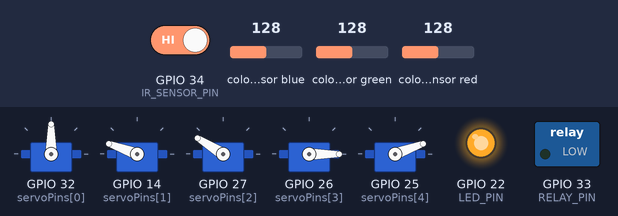
Recording of a sketch running on a simulated ESP32. On the bench: 5 × servo, switched loads named in the sketch (green lamp = pin HIGH), output pins drawn as LEDs (lit = HIGH). Wiring (inferred from the names in the program): TCS3200 colour sensor: output GPIO 15; S2 GPIO 2; S3 GPIO 4; S0 GPIO 19; S1 GPIO 18. The test bench sets the inputs (shaded band); at power-on: GPIO 34 (IR_SENSOR_PIN) HIGH, colour sensor blue 128, colour sensor green 128, colour sensor red 128. Pins used as bus, display or sensor lines are not drawn.

Above: at 3.4 s.
3.5 s: GPIO 34 (IR_SENSOR_PIN) driven LOW
At 4.3 s:
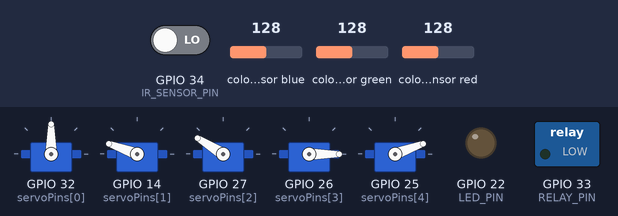
5.0 s: GPIO 34 (IR_SENSOR_PIN) driven HIGH
At 5.4 s:
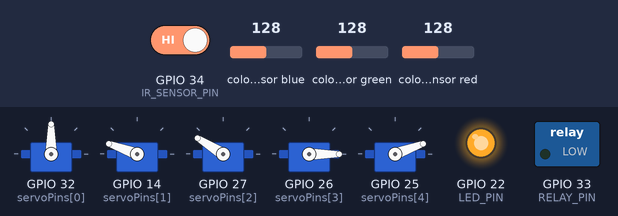
Timing chart, 0 to 8.0 s (numbered marks = the images above; inputs shaded):
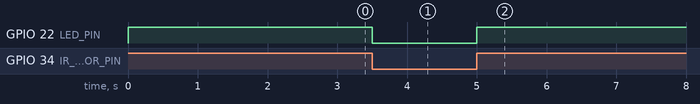

Measured:
- after the input at 3.5 s, GPIO 22 (LED_PIN): HIGH → LOW at once
- after the input at 5.0 s, GPIO 22 (LED_PIN): LOW → HIGH at once

The sketch:

ARM_v0_06.ino
```cpp
        #include <ESP32Servo.h>
        #define S0 19
        #define S1 18
        #define S2 2
        #define S3 4
        #define sensorOut 15
        #define IR_SENSOR_PIN 34  // IR sensor output pin
        #define LED_PIN 22         // LED pin
        #define RELAY_PIN 33        // Relay pin for electromagnet

        #define TXD2 17
        #define RXD2 16

        unsigned long redFrequency, greenFrequency, blueFrequency;

        Servo servos[5];  // Updated to 5 servos (removed hand servo)
        int servoPins[5] = {32, 14, 27, 26, 25};  // Pins for 5 servos
        int currentAngles[5] = {90, 160, 148, 0, 20};  // Track current angles

        String lastDetectedColor = "Unknown";

        // Sequences for different colors (last column removed for electromagnet handling)
        int redSequence[][5] = {
            {90, 168, 148, 0, 20},
            {4, 168, 148, 0, 20},
            {4, 168, 148, 0, 111},
            {4, 120, 148, 0, 111},
            {4, 120, 110, 0, 111},
            {4, 65, 110, 0, 111},
            {0, 65, 119, 0, 125},  // Pick
            {0, 65, 119, 0, 125},  // Pick (Activate magnet)
            {4, 120, 110, 0, 80},
            {93, 120, 110, 0, 123},
            {93, 120, 153, 0, 155},
            {93, 73, 153, 0, 155},  // Place
            {93, 73, 153, 0, 155},  // Place (Deactivate magnet)
            {90, 168, 148, 0, 20}
        };
        int blueSequence[][5] = {
        {90, 168, 148, 0, 20},
            {4, 168, 148, 0, 20},
            {4, 168, 148, 0, 111},
            {4, 120, 148, 0, 111},
            {4, 120, 110, 0, 111},
            {4, 65, 110, 0, 111},
            {0, 65, 119, 0, 125},  // Pick
            {0, 65, 119, 0, 125},  // Pick (Activate magnet)
            {4, 120, 110, 0, 80},
            {93, 120, 110, 0, 123},
            {98, 120, 47, 0, 69},  // Place
            {98, 48, 47, 0, 69},  // Place (Deactivate magnet)
            {98, 88, 102, 0, 140},
            {90, 160, 148, 0, 20}
        };
        int greenSequence[][5] = {
        {90, 168, 148, 0, 20},
            {4, 168, 148, 0, 20},
            {4, 168, 148, 0, 111},
            {4, 120, 148, 0, 111},
            {4, 120, 110, 0, 111},
            {4, 65, 110, 0, 111},
            {0, 65, 119, 0, 125},  // Pick
            {0, 65, 119, 0, 125},  // Pick (Activate magnet)
            {4, 120, 110, 0, 80},
            {70, 120, 121, 0, 180},
            {70, 73, 121, 0, 180},
            {70, 73, 121, 0, 128},  // Place
            {70, 88, 132, 0, 128},  // Place (Deactivate magnet)
            {90, 168, 148, 0, 20}
        };
        int blackSequence[][5] = {
            {90, 168, 148, 0, 20},
            {4, 168, 148, 0, 20},
            {4, 168, 148, 0, 111},
            {4, 120, 148, 0, 111},
            {4, 120, 110, 0, 111},
            {4, 65, 110, 0, 111},
            {0, 65, 119, 0, 125},  // Pick
            {0, 65, 119, 0, 125},  // Pick (Activate magnet)
            {4, 120, 110, 0, 80},
            {68, 120, 110, 0, 113},
            {80, 120, 24, 0, 21},
            {80, 37, 24, 0, 65},  // Place
            {80, 80, 24, 0, 65},  // Place (Deactivate magnet)
            {80, 80, 80, 0, 65},
            {90, 168, 148, 0, 20}
        };
        // Copy the same changes to blueSequence, greenSequence, and blackSequence

        void setup() {
            Serial.begin(115200);
            Serial2.begin(9600, SERIAL_8N1, TXD2, RXD2);
            pinMode(S0, OUTPUT);
            pinMode(S1, OUTPUT);
            pinMode(S2, OUTPUT);
            pinMode(S3, OUTPUT);
            pinMode(sensorOut, INPUT);
            pinMode(IR_SENSOR_PIN, INPUT);
            pinMode(LED_PIN, OUTPUT);
            pinMode(RELAY_PIN, OUTPUT);  // Initialize relay pin

            digitalWrite(S0, HIGH);
            digitalWrite(S1, LOW);
            digitalWrite(RELAY_PIN, LOW);  // Start with electromagnet OFF

            ESP32PWM::allocateTimer(0);
            ESP32PWM::allocateTimer(1);
            ESP32PWM::allocateTimer(2);
            ESP32PWM::allocateTimer(3);

            for (int i = 0; i < 5; i++) {
                servos[i].setPeriodHertz(50);
                servos[i].attach(servoPins[i], 500, 3500);
                servos[i].write(currentAngles[i]);
            }
        }

        void loop() {
        int irValue = digitalRead(IR_SENSOR_PIN);
        digitalWrite(LED_PIN, irValue == 0 ? LOW : HIGH);

            digitalWrite(S2, LOW);
            digitalWrite(S3, LOW);
            redFrequency = pulseIn(sensorOut, LOW);

            digitalWrite(S2, HIGH);
            digitalWrite(S3, HIGH);
            greenFrequency = pulseIn(sensorOut, LOW);

            digitalWrite(S2, LOW);
            digitalWrite(S3, HIGH);
            blueFrequency = pulseIn(sensorOut, LOW);

            int red = map(redFrequency, 30, 1000, 255, 0);
            int green = map(greenFrequency, 30, 1000, 255, 0);
            int blue = map(blueFrequency, 30, 1000, 255, 0);

            String detectedColor = detectColor(red, green, blue);


            if (detectedColor != lastDetectedColor) {
                lastDetectedColor = detectedColor;
                Serial2.println(detectedColor);
                executeMovement(detectedColor);
            }

        // Serial.print("  R: "); Serial.print(red);
        //  Serial.print("  G: "); Serial.print(green);
        //  Serial.print("  B: "); Serial.print(blue);
        // Serial.print("  Detected Color: ");
        Serial.println(detectedColor);


        }

        String detectColor(int r, int g, int b) {
            if (r > 225 && g < 110 && b < 150) return "Red";
            if (g > 155 && r < 121 && b < 140) return "Green";
            if (b > 195 && g < 142 && r < 120) return "Blue";
            if (b > 230 && g < 250 && r < 250) return "White";
            return "";
        }

        void executeMovement(String color) {
            delay(2000);
            digitalWrite(LED_PIN, LOW);
            if (color == "Red") moveArm(redSequence, 14);
            else if (color == "Blue") moveArm(blueSequence, 14);
            else if (color == "Green") moveArm(greenSequence, 14);
            else if (color == "White") moveArm(blackSequence, 15);
        }

        void moveArm(int sequence[][5], int steps) {
            for (int i = 0; i < steps; i++) {
                for (int j = 0; j < 5; j++) {
                    moveServoSmoothly(j, sequence[i][j]);
                }

                if (i == 6) { // Pick-up step
                    digitalWrite(RELAY_PIN, HIGH);  // Activate electromagnet
                }
                if (i == 11) { // Place-down step
                    digitalWrite(RELAY_PIN, LOW);  // Deactivate electromagnet
                }
            }
        }

        void moveServoSmoothly(int servoIndex, int targetAngle) {
            int step = (targetAngle > currentAngles[servoIndex]) ? 1 : -1;
            while (currentAngles[servoIndex] != targetAngle) {
                currentAngles[servoIndex] += step;
                servos[servoIndex].write(currentAngles[servoIndex]);
                delay(12);
            }
        }
```
